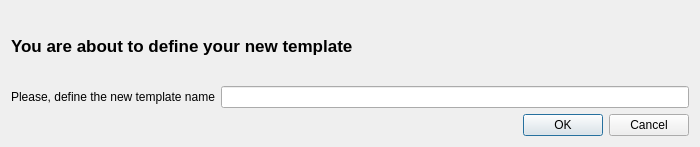
<?xml version="1.0" encoding="UTF-8"?>
<ui version="4.0">
 <class>AskForTemplateNameDialog</class>
 <widget class="QDialog" name="AskForTemplateNameDialog">
  <property name="geometry">
   <rect>
    <x>0</x>
    <y>0</y>
    <width>700</width>
    <height>147</height>
   </rect>
  </property>
  <property name="sizePolicy">
   <sizepolicy hsizetype="Fixed" vsizetype="Fixed">
    <horstretch>0</horstretch>
    <verstretch>0</verstretch>
   </sizepolicy>
  </property>
  <property name="maximumSize">
   <size>
    <width>700</width>
    <height>147</height>
   </size>
  </property>
  <property name="windowTitle">
   <string>Define the template name</string>
  </property>
  <layout class="QVBoxLayout" name="verticalLayout">
   <item>
    <widget class="QLabel" name="label">
     <property name="font">
      <font>
       <pointsize>13</pointsize>
       <weight>75</weight>
       <bold>true</bold>
      </font>
     </property>
     <property name="text">
      <string>You are about to define your new template</string>
     </property>
    </widget>
   </item>
   <item>
    <layout class="QHBoxLayout" name="horizontalLayout">
     <item>
      <widget class="QLabel" name="templateNameLabel">
       <property name="text">
        <string>Please, define the new template name</string>
       </property>
      </widget>
     </item>
     <item>
      <widget class="QLineEdit" name="templateNameLineEdit"/>
     </item>
    </layout>
   </item>
   <item>
    <widget class="QDialogButtonBox" name="buttonBox">
     <property name="orientation">
      <enum>Qt::Horizontal</enum>
     </property>
     <property name="standardButtons">
      <set>QDialogButtonBox::Cancel|QDialogButtonBox::Ok</set>
     </property>
    </widget>
   </item>
  </layout>
 </widget>
 <resources/>
 <connections>
  <connection>
   <sender>buttonBox</sender>
   <signal>accepted()</signal>
   <receiver>AskForTemplateNameDialog</receiver>
   <slot>accept()</slot>
   <hints>
    <hint type="sourcelabel">
     <x>248</x>
     <y>254</y>
    </hint>
    <hint type="destinationlabel">
     <x>157</x>
     <y>274</y>
    </hint>
   </hints>
  </connection>
  <connection>
   <sender>buttonBox</sender>
   <signal>rejected()</signal>
   <receiver>AskForTemplateNameDialog</receiver>
   <slot>reject()</slot>
   <hints>
    <hint type="sourcelabel">
     <x>316</x>
     <y>260</y>
    </hint>
    <hint type="destinationlabel">
     <x>286</x>
     <y>274</y>
    </hint>
   </hints>
  </connection>
 </connections>
</ui>
